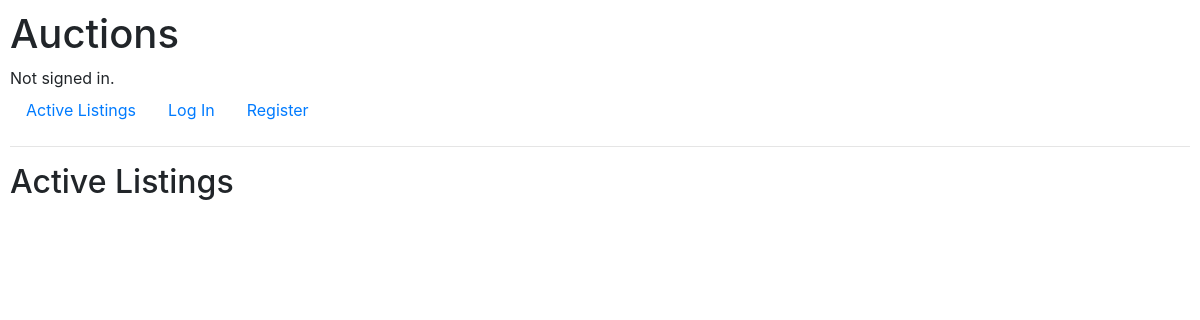
/, run on an earlier commit of the app's database.
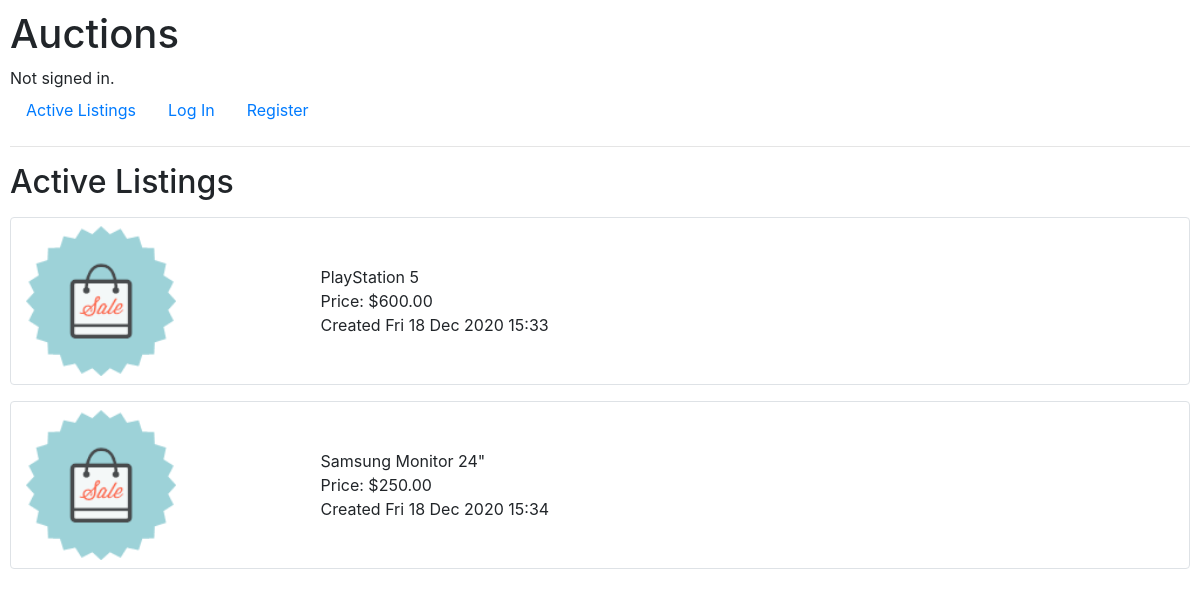
And on a later commit of the database.
### auctions/models.py (models this page shows, shortened)
class Listing(models.Model):
    title = models.CharField(max_length=64)
    price = models.DecimalField(max_digits=10, decimal_places=2)
    creation_date = models.DateTimeField(auto_now_add=True)

### auctions/views.py (the view)
# urls.py: path("", views.index, name="index"),
def index(request):
    return render(request, "auctions/index.html", {
        "listings": Listing.objects.all()
    })

### auctions/templates/auctions/index.html
{% extends "auctions/layout.html" %}
{% load static %}
{% block body %}
    <h2>Active Listings</h2>
    {% for listing in listings %}
        <div class="container-fluid mt-3">
            <div class="row mt-2 pt-2 pb-2 border rounded">
                <div class="col-md-3 align-self-center">
                    <img src="{% static 'auctions/ecommerce.png' %}" height="150px">
                </div>
                <div class="col-md align-self-center">
                    <div class="listingTitle">{{ listing.title }}</div>
                    <div class="listingPrice">Price: ${{ listing.price }}</div>
                    <div class="listingDate">Created {{ listing.creation_date|date:"D d M Y" }} {{ listing.creation_date|time:"H:i" }}</div>
                </div>
            </div>
        </div>
    {% endfor %}
{% endblock %}

What changed in the data, as far as the page shows it:
added Listing: title "PlayStation 5", price "600.00", creation_date "Fri 18 Dec 2020", creation_date "15:33"
added Listing: title "Samsung Monitor 24\"", price "250.00", creation_date "Fri 18 Dec 2020", creation_date "15:34"
